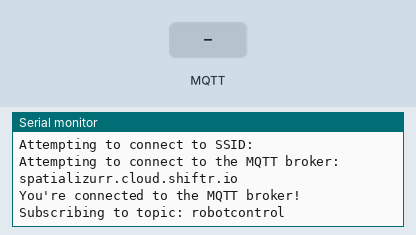
Bench run of a sketch on a simulated Arduino MKR. On the bench: the last lines printed to the serial monitor. The test bench sets the inputs (shaded band). WiFi joins after 1.5 s; servers stay silent unless stated; no MQTT or app messages arrive unless stated; not simulated (calls return 0 or success): arduino_secrets.h.

Above: at 2.7 s.
2.8 s: MQTT message "1" arrives on the first subscribed topic
At 3.5 s:
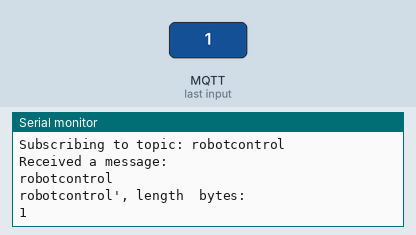
4.3 s: MQTT message "on" arrives on the first subscribed topic
At 4.7 s:
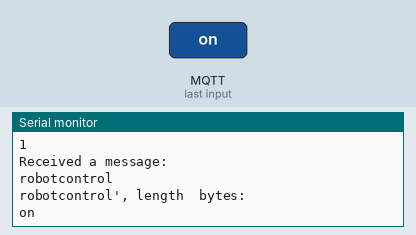
5.8 s: MQTT message "off" arrives on the first subscribed topic
At 7.1 s:
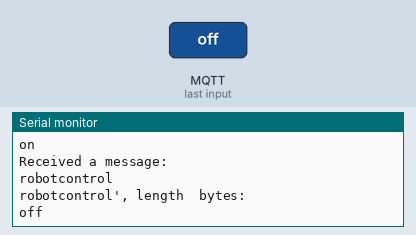

The sketch:

get_a_single_MQTT_string.ino
```cpp
// load libraries voor wifi en MQTT
#include <ArduinoMqttClient.h>
#include <WiFiNINA.h>

// set passwords for WiFi & MQTT server
// passwords are stored in a seperate "arduino_secrets.h" file
#include "arduino_secrets.h"
char ssid[] = SECRET_SSID;
char pass[] = SECRET_PASS;
char mqttUsername[] = SECRET_MQTT_USER;
char mqttPass[] = SECRET_MQTT_PASS;

// define clients
WiFiClient wifiClient;
MqttClient mqttClient(wifiClient);

// set MQTT server information
const char broker[] = "spatializurr.cloud.shiftr.io";
int port = 1883;

// set topics to subscribe to
const String topic = "robotcontrol";

// declare variable to story the incoming MQTT payload
String payload;

void setup() {
  Serial.begin(9600);

  // connect to WiFi
  Serial.print("Attempting to connect to SSID: ");
  Serial.println(ssid);
  while (WiFi.begin(ssid, pass) != WL_CONNECTED) {
    // failed, retry
    Serial.print(".");
    delay(5000);
  }

  // set MQTT username and password for authentication
  mqttClient.setUsernamePassword(mqttUsername, mqttPass);

  // connect to the MQTT server
  Serial.print("Attempting to connect to the MQTT broker: ");
  Serial.println(broker);
  if (!mqttClient.connect(broker, port)) {
    Serial.print("MQTT connection failed! Error code = ");
    Serial.println(mqttClient.connectError());
    while (1)
      ;
  }
  Serial.println("You're connected to the MQTT broker!");

  // subscribe to the topic
  Serial.print("Subscribing to topic: ");
  Serial.println(topic);
  mqttClient.subscribe(topic);

  // set the message receive callback function:
  // Trigger the 'onMqttMessage' function when mqttClient.poll() (in the loop function) detects a message
  mqttClient.onMessage(onMqttMessage);

}

void loop() {
  // call poll() regularly to allow the library to send MQTT keep alives which
  // avoids being disconnected by the broker
  mqttClient.poll();
}

// function that triggers when a signal comes in
void onMqttMessage(int messageSize) {
  // print out the topic and some message details
  Serial.println("Received a message: ");
  String topic = mqttClient.messageTopic();
  Serial.println(topic);
  Serial.print(mqttClient.messageTopic());
  Serial.print("', length ");
  erial.print(messageSize);
  Serial.println(" bytes:");

  // read the incoming data and store it into the payload variable
  String payloadString = "";
  for (int i = 0; i < messageSize; i++) {
    payloadString += (char)mqttClient.read();
  }
  payload = payloadString;
  Serial.println(payload);
}
```

Measured:
- after the input at 2.8 s, the serial monitor: prints a new line at once (image 1)
- after the input at 4.3 s, the serial monitor: prints a new line at once (image 2)
- after the input at 5.8 s, the serial monitor: prints a new line at once (image 3)
